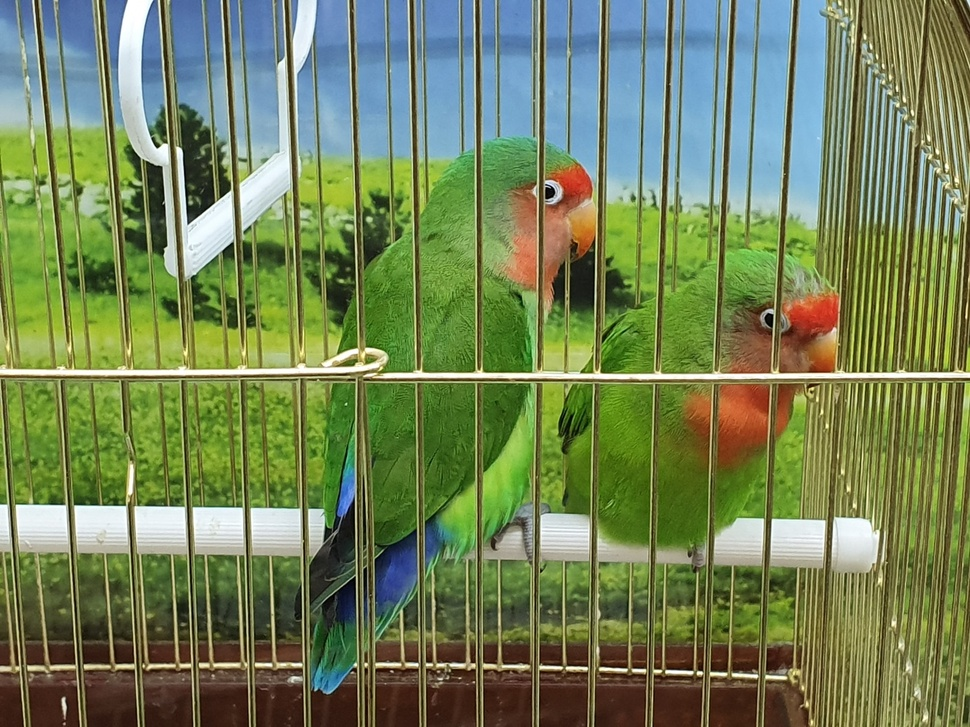
#> input picture 4주차/소스코드_week3/bird.jpg, 970 x 727 px, shrunk from 1440 x 1080 before the run
$ python '[1_4]img_detectColor.py'
#> lines starting #> are read from the running program, lines starting #| are printed output that depends on the picture; after the words box and inside, x2 and y2 are one past the last pixel; in counts of white or black regions, pixels touching at a corner belong together
import numpy as np
import cv2

# 이미지 열기
img = cv2.imread("bird.jpg", cv2.IMREAD_COLOR)
#> img is the input picture: shape (727, 970, 3); mean B, G, R 87.9, 130.2, 114.6
img_hsv = cv2.cvtColor(img, cv2.COLOR_BGR2HSV) # HSV 컬러 이미지로 변환
#> img_hsv: shape (727, 970, 3); mean H, S, V 47, 127.5, 139.7

# 추출할 컬러에 대한 픽셀 범위 지정(최소/최대값)
lower_blue = np.array([80, 50, 50])     # H / S / V
upper_blue = np.array([120, 255, 255])   # H / S / V

# 추출된 컬러를 흰색 영역으로 표시한 이미지
mask = cv2.inRange(img_hsv, lower_blue, upper_blue)
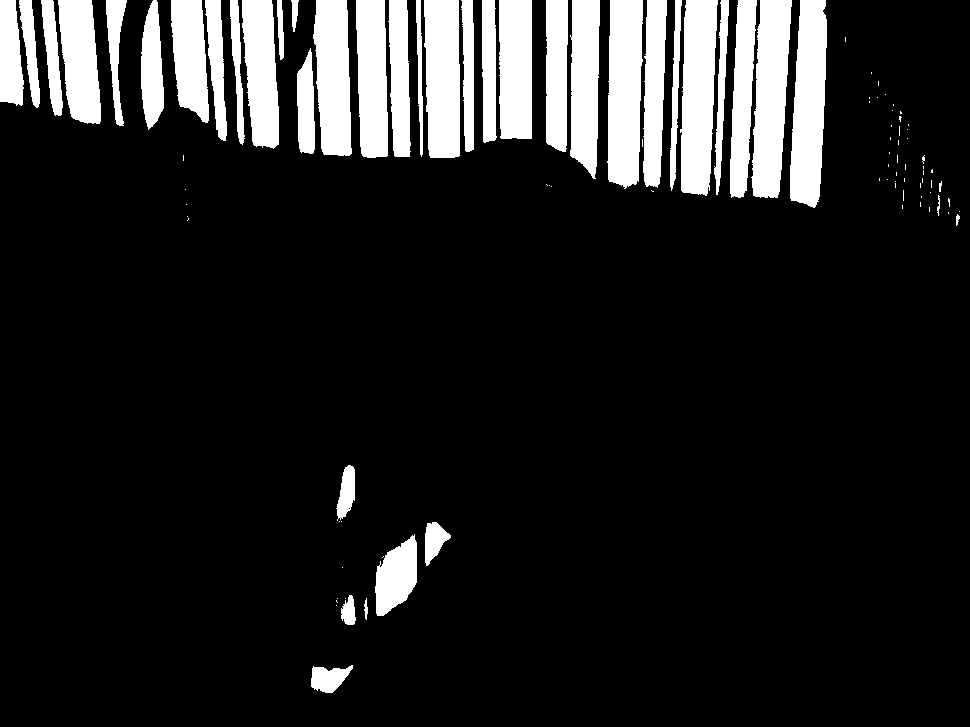
#> mask: shape (727, 970); 13.8% white; 102 white regions (62 under 20 px), largest, box (x1, y1, x2, y2) and area: (790, 0, 827, 208) 6033, (680, 0, 718, 196) 6016, (751, 0, 792, 198) 5953

# bit 연산자를 통해 추출된 컬러만 표시한 이미지
res = cv2.bitwise_and(img, img, mask=mask)
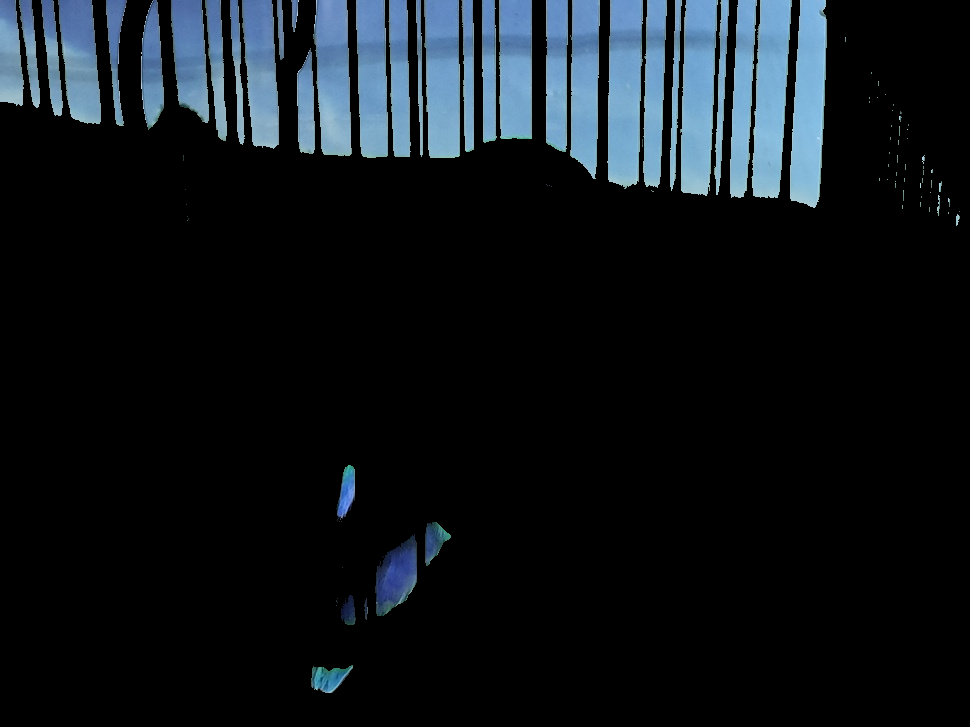
#> res: shape (727, 970, 3); mean B, G, R 25.9, 21.2, 15.4

cv2.imshow('1.input image', img)
cv2.imshow('2.binary image', mask)
cv2.imshow('3.color extraction', res)

cv2.waitKey(0) # 키를 누를 때까지 창을 띄워놓음
cv2.destroyAllWindows() # 키보드 자판의 아무 키나 누르면 창이 닫힘

$ run again, with 4주차/소스코드_week3/zebra.jpg copied over 4주차/소스코드_week3/bird.jpg
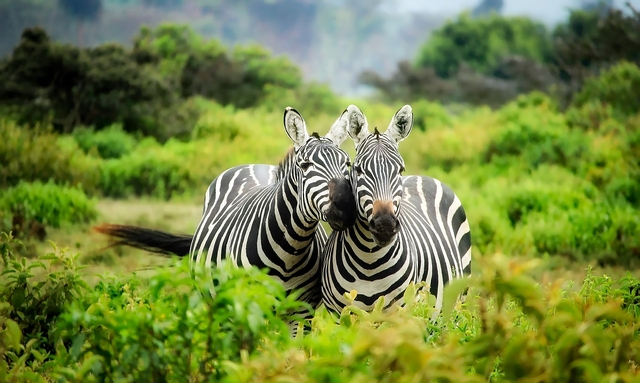
#> input picture 4주차/소스코드_week3/zebra.jpg, 640 x 383 px
#> img is the input picture: shape (383, 640, 3); mean B, G, R 63.8, 130.5, 113.5
#> img_hsv: shape (383, 640, 3); mean H, S, V 43.1, 144.2, 132.2
#> `mask = cv2.inRange(img_hsv, lower_blue, upper_blue)`:
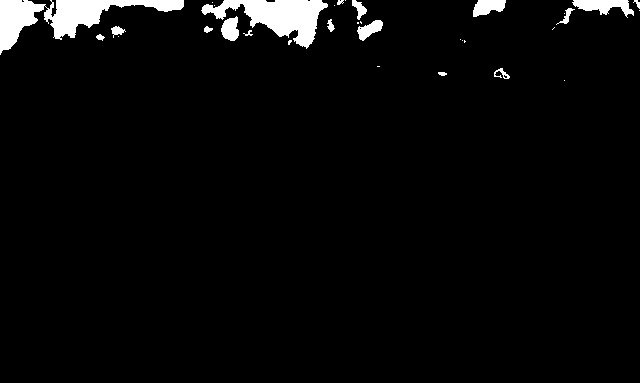
#> mask: shape (383, 640); 3.6% white; 33 white regions (16 under 20 px), largest, box (x1, y1, x2, y2) and area: (0, 0, 184, 55) 3580, (201, 0, 328, 49) 2834, (572, 0, 634, 18) 599
#> `res = cv2.bitwise_and(img, img, mask=mask)`:
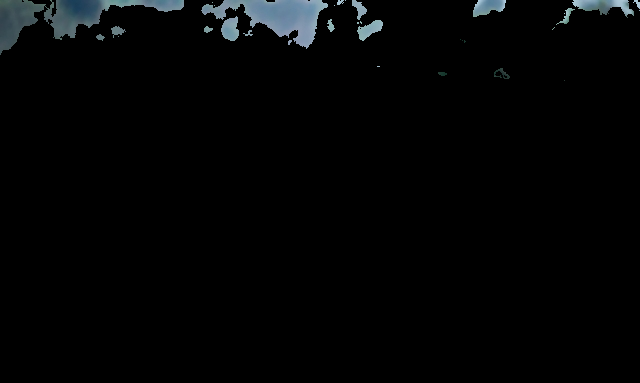
#> res: shape (383, 640, 3); mean B, G, R 5, 4.5, 3.6
